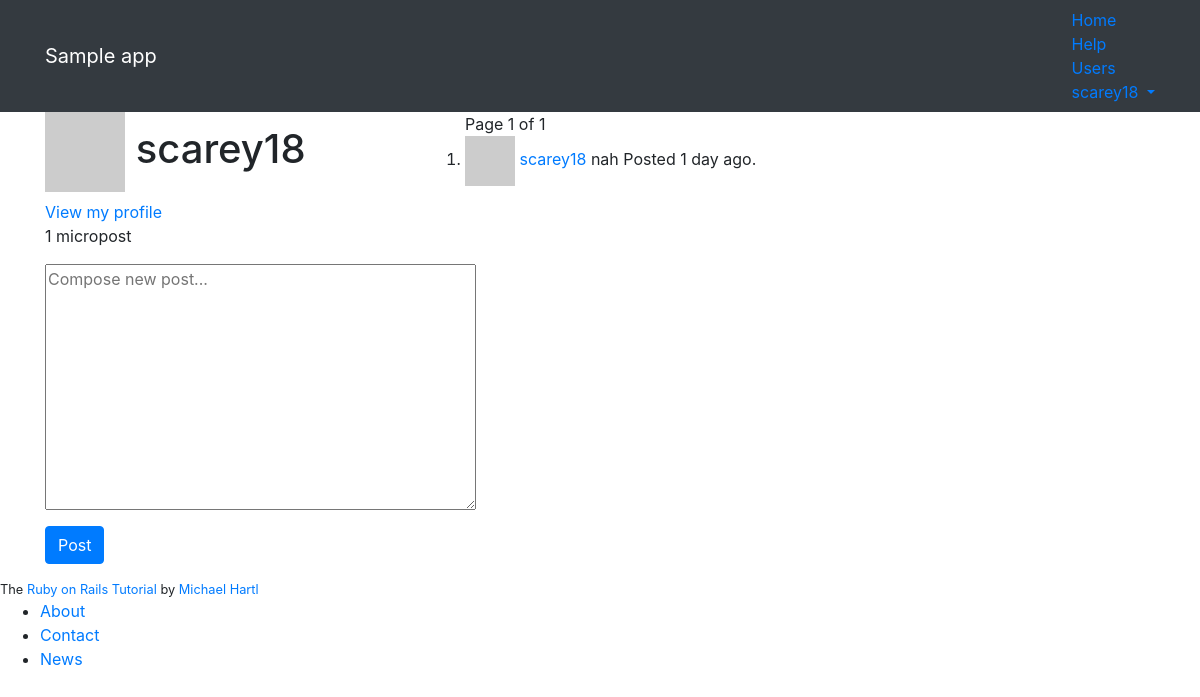
Page / (signed in) on the earlier database version.
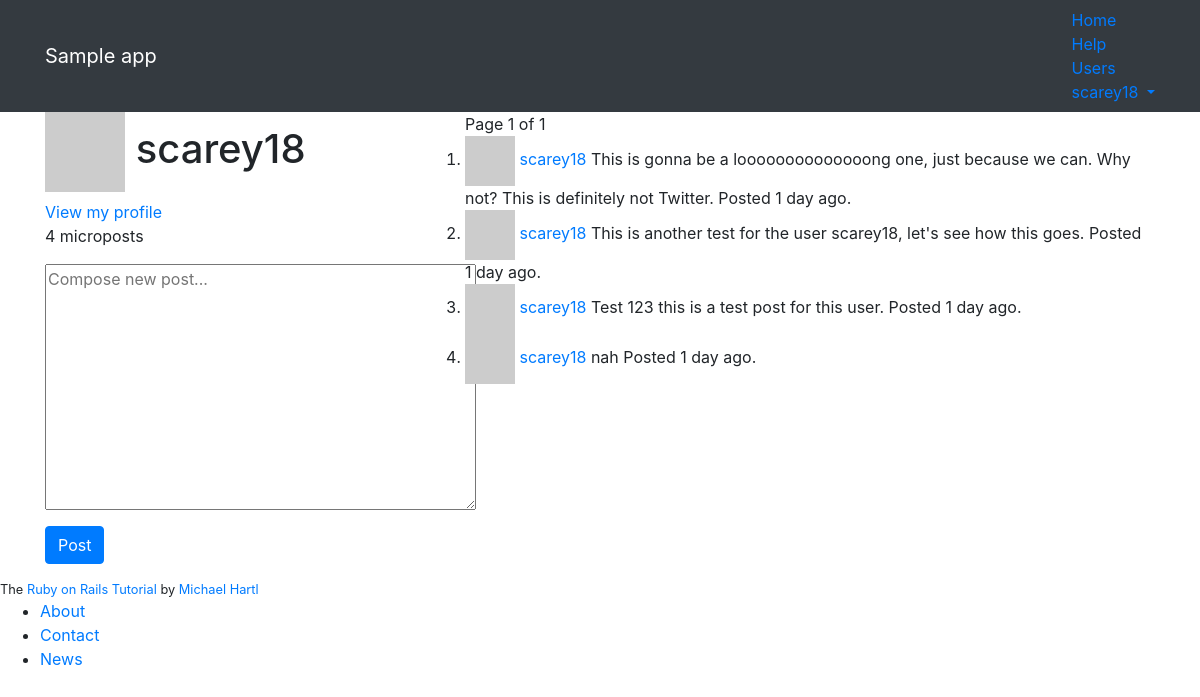
Same page on the later database version.
### static_pages/models.py (models this page shows, shortened)
class User(AbstractUser):
    is_active = models.BooleanField(default=False)
    activation_id = models.SlugField(null=True, blank=True, default=None)
    REQUIRED_FIELDS = ['email']
    def gravatar(self, size=80):
        digest = hashlib.md5(self.email.encode()).hexdigest()
        url = f'http://www.gravatar.com/avatar/{digest}'
        return mark_safe(f'<img src="{url}" height="{size}" width="{size}" class="gravatar">')
    def index_gravatar(self):
        return self.gravatar(50)
    def microposts(self):
        return self.micropost_set.all().order_by('-created_at')

class Micropost(models.Model):
    content = models.TextField(max_length=140)
    created_at = models.DateTimeField(editable=False)
    updated_at = models.DateTimeField()
    user = models.ForeignKey(User, on_delete=models.CASCADE, editable=False)

### static_pages/views.py (the view)
# urls.py: 2. Add a URL to urlpatterns:  path('', views.home, name='home')
def home(request):
    page_num = request.GET.get('page', 1)
    user = auth.get_user(request)
    context = {
        'form': MicropostForm(),
        'page_obj': Paginator(user.microposts(), 10).page(page_num),
    } if user.is_authenticated else None
    return render(request, 'static_pages/home.html', context)

### static_pages/forms.py
class MicropostForm(ModelForm):
    class Meta:
        model = Micropost
        fields = ['content']
        labels = {'content': _('')}
    def __init__(self, *args, **kwargs):
        super().__init__(*args, **kwargs)
        self.fields['content'].widget.attrs['placeholder'] = 'Compose new post...'

### static_pages/templates/static_pages/home.html (shortened to what this page needs)
{% extends 'base.html' %}
{% block content %}
{% if user.is_authenticated %}
<div class="row">
    <aside class="col-md-4">
        <section class="user_info">
            <h1>
                {{ user.gravatar }}
                {{ user.username }}
            </h1>
            <span>
                <a href="{% url 'static_pages:profile' user.pk %}">View my profile</a>
            </span>
            <p>
                {{ user.microposts.count }} micropost{{ user.microposts.count|pluralize }}
            </p>
        </section>
        <section class="micropost_form">
            <form method="post" action="{% url 'static_pages:create_micropost' %}">
                {{ form.as_p }}
                <button type="submit" class="btn btn-primary">Post</button>
            </form>
        </section>
    </aside>
    {% if user.microposts %}
    <div class="col-md-8">
        {% include 'user_post_list.html' with page_obj=page_obj %}
    </div>
    {% endif %}
</div>
{% else %}
	{% load static %}
{% endif %}
{% endblock %}

### static_pages/templates/base.html (shortened to what this page needs)
<head>
	<link rel="stylesheet" href="https://stackpath.bootstrapcdn.com/bootstrap/4.1.1/css/bootstrap.min.css">
	{% load static %}
	<link rel="stylesheet" type="text/css" href="{% static 'static_pages/style.scss' %}">
</head>
<body>
    <header class="navbar navbar-fixed-top navbar-dark bg-dark">
      	<div class="container">
        	<a href="{% url 'static_pages:home' %}" id="logo" class="navbar-brand">Sample app</a>
        	<nav>
          		<ul class="nav navbar-nav navbar-right">
            		<li><a href="{% url 'static_pages:home' %}">Home</a></li>
            		<li><a href="{% url 'static_pages:help' %}">Help</a></li>
            		{% if user.is_authenticated %}
            		<li><a href="{% url 'static_pages:index' %}">Users</a></li>
            		<li class="dropdown">
            			<a href="#" class="dropdown-toggle" data-toggle="dropdown">
            				{{ user.username }}<b class="caret"></b>
            			</a>
            		</li>
            		{% else %}
            		<li><a href="{% url 'static_pages:login' %}">Log in</a></li>
            		{% endif %}
          		</ul>
        	</nav>
      	</div>
    </header>
    <div class="container content">
        {% block content %}{% endblock %}
    </div>
    <footer class="footer">
		<small>
	    	The <a href="http://www.railstutorial.org/">Ruby on Rails Tutorial</a>
	   		by <a href="http://www.michaelhartl.com/">Michael Hartl</a>
	  	</small>
	  	<nav>
	    	<ul>
	      		<li><a href="{% url 'static_pages:about' %}">About</a></li>
	      		<li><a href="{% url 'static_pages:contact' %}">Contact</a></li>
	      		<li><a href="http://news.railstutorial.org/">News</a></li>
	    	</ul>
	  	</nav>
	</footer>
</body>

### static_pages/templates/user_post_list.html (shortened to what this page needs)
<ol class="microposts">
    <div class="pagination">
        <span class="step-links">
            <span class="current">
                Page {{ page_obj.number }} of {{ page_obj.paginator.num_pages }}
            </span>
        </span>
    </div>
    {% for p in page_obj.object_list %}
    <li id="micropost-{{p.pk}}">
        {{ p.user.index_gravatar }}
        <span class="user">
            <a href="{% url 'static_pages:profile' p.user.pk %}">
                {{ p.user.username }}
            </a>
        </span>
        <span class="content">{{ p.content }}</span>
        {% load humanize %}
        <span class="timestamp">Posted {{ p.created_at|naturaltime }}.</span>
    </li>
    {% endfor %}
</ol>

Differences in the rows shown:
computed for User "scarey18": microposts.count "1" → "4"
added Micropost: user.username "scarey18", content "This is gonna be a loooooooooooooong one, just because we can. Why not? This is definitely not Twitter.", created_at "1 day ago"
added Micropost: user.username "scarey18", content "This is another test for the user scarey18, let's see how this goes.", created_at "1 day ago"
added Micropost: user.username "scarey18", content "Test 123 this is a test post for this user.", created_at "1 day ago"
